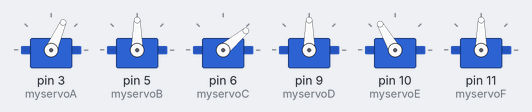
A sketch run on a simulated Arduino Uno, built with avr-gcc and run on an emulated ATmega328P. On the bench: 6 × servo.

Above: at 1.8 s.
At 17.4 s:
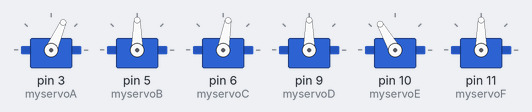
At 26.8 s:
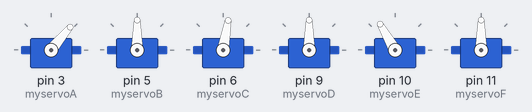
At 36.8 s:
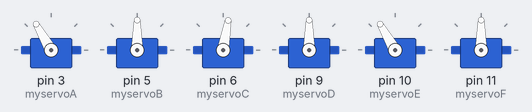
Timing chart, 0 to 40.0 s (numbered marks = the images above):
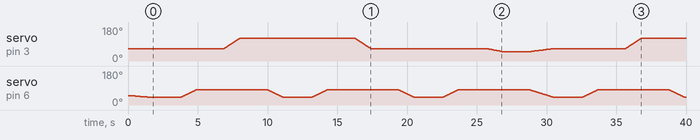

The sketch:

DX_6axis2.ino
```cpp
#include <Servo.h> // The Servo library allows Arduino to control servo motors
Servo myservoA;
Servo myservoB;
Servo myservoC;
Servo myservoD;
Servo myservoE;
Servo myservoF;

// Define and initialize variables
int i,pos,myspeed;
int sea,seb,sec,sed,see,sef;


void setup()
{

  myservoA.attach(3); // Waist Joint (A): Port 3
  myservoB.attach(5); // Upper Arm Joint (B): Port 5
  myservoC.attach(6); // Forearm Joint (C): Port 6
  myservoD.attach(9); // Rotation of Forearm Joint (D): Port 9
  myservoE.attach(10); // Wrist Joint (E): Port 10
  myservoF.attach(11); // Rotation of Wrist Joint (F): Port 11

  // Control joints
  myservoA.write(66);
  myservoB.write(90);
  myservoC.write(50);
  myservoD.write(90);
  myservoE.write(120);
  myservoF.write(90);

}

void loop()
{
   sea=myservoA.read();
   seb=myservoB.read();
   sec=myservoC.read();
   sed=myservoD.read();
   see=myservoE.read();
   sef=myservoF.read();

   myspeed=1000; // higher value <---> slower
   for(pos=0;pos<=myspeed;pos+=1)
   {
    myservoA.write(int(map(pos,1,myspeed,sea,66)));
    myservoB.write(int(map(pos,1,myspeed,seb,90)));
    myservoC.write(int(map(pos,1,myspeed,sec,40)));
    myservoD.write(int(map(pos,1,myspeed,sed,90)));
    myservoE.write(int(map(pos,1,myspeed,see,120)));
    myservoF.write(int(map(pos,1,myspeed,sef,90)));
    delay(1);
   }
   delay(2000); // delay 2s

   // Read current servo positions
   sea=myservoA.read();
   seb=myservoB.read();
   sec=myservoC.read();
   sed=myservoD.read();
   see=myservoE.read();
   sef=myservoF.read();


   for(pos=0;pos<=myspeed;pos+=1)
   {
    myservoC.write(int(map(pos,1,myspeed,sec,80)));
    delay(1);
   }
  delay(2000);

   sea=myservoA.read();
   seb=myservoB.read();
   sec=myservoC.read();
   sed=myservoD.read();
   see=myservoE.read();
   sef=myservoF.read();
  for(pos=0;pos<=myspeed;pos+=1)
   {
    myservoA.write(int(map(pos,1,myspeed,sea,120)));
    delay(1);
   }
  delay(2000);

  for(pos=0;pos<=myspeed;pos+=1)
   {
    myservoC.write(int(map(pos,1,myspeed,80,40)));
    delay(1);
   }
   delay(2000);

   for(pos=0;pos<=myspeed;pos+=1)
   {
    myservoC.write(int(map(pos,1,myspeed,40,80)));
    delay(1);
   }
  delay(2000);

   sea=myservoA.read();
   seb=myservoB.read();
   sec=myservoC.read();
   sed=myservoD.read();
   see=myservoE.read();
   sef=myservoF.read();
  for(pos=0;pos<=myspeed;pos+=1)
   {
    myservoA.write(int(map(pos,1,myspeed,120,66)));
    delay(1);
   }
  delay(2000);

  for(pos=0;pos<=myspeed;pos+=1)
   {
    myservoC.write(int(map(pos,1,myspeed,80,40)));
    delay(1);
   }
   delay(2000);

   for(pos=0;pos<=myspeed;pos+=1)
   {
    myservoC.write(int(map(pos,1,myspeed,40,80)));
    delay(1);
   }
  delay(2000);

   sea=myservoA.read();
   seb=myservoB.read();
   sec=myservoC.read();
   sed=myservoD.read();
   see=myservoE.read();
   sef=myservoF.read();
  for(pos=0;pos<=myspeed;pos+=1)
   {
    myservoA.write(int(map(pos,1,myspeed,66,50)));
    delay(1);
   }
  delay(2000);
}
```
